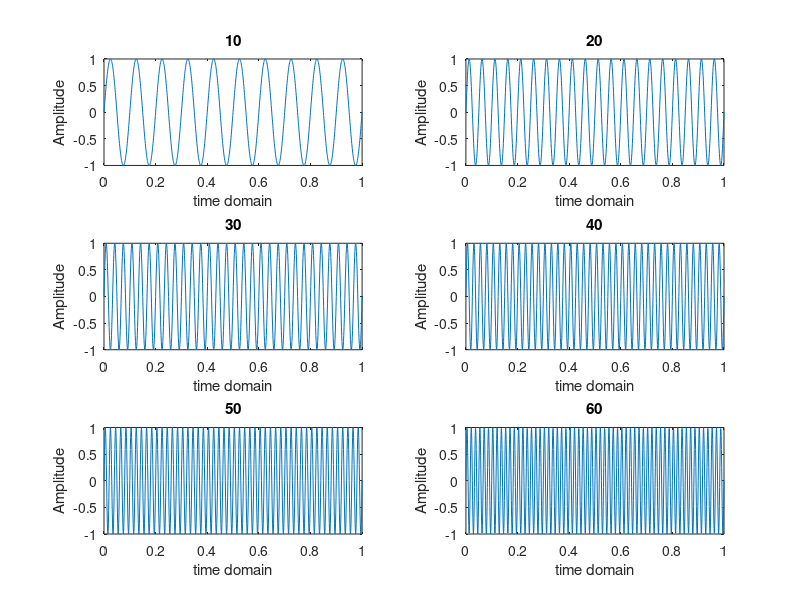
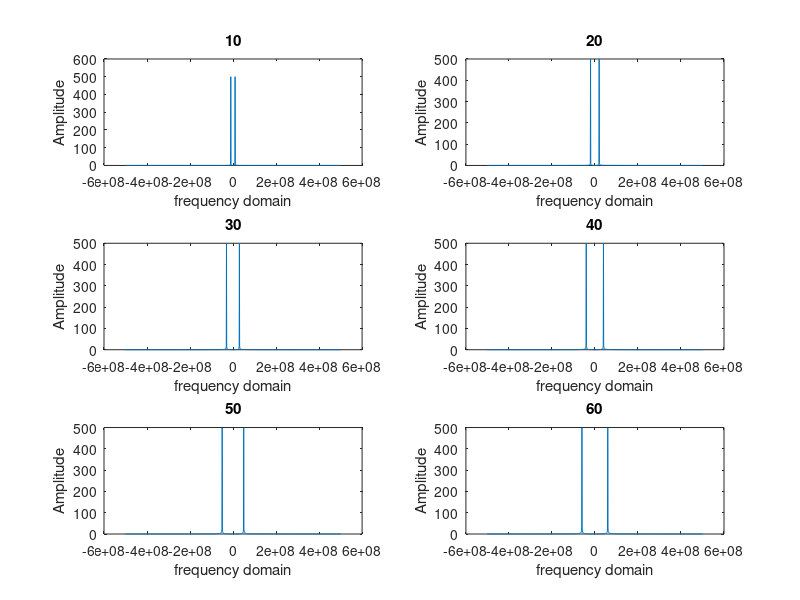

MATLAB code for these plots, in order:
clc
clear all
close all
t=0:0.001:1;
for f=10:10:60;
y=sin(2*pi*f*t);
subplot(3,2,f/10)
plot(t,y)
xlabel('time domain');
ylabel('Amplitude');
title(f);
end

figure
for f=10:10:60;
y=sin(2*pi*f*t);
n=length(y);
yfft=fft(y,n)
x = (-n/2:n/2-1)*(1000*n);  %x-axis
Yshift = (fftshift(yfft));
subplot(3,2,f/10)
plot(x,abs(Yshift))
xlabel('frequency domain');
ylabel('Amplitude');
title(f);
end
